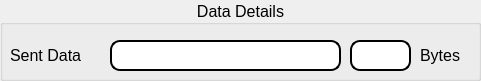
     <widget class="QGroupBox" name="groupBox_data">
      <property name="enabled">
       <bool>true</bool>
      </property>
      <property name="geometry">
       <rect>
        <x>250</x>
        <y>0</y>
        <width>481</width>
        <height>81</height>
       </rect>
      </property>
      <property name="maximumSize">
       <size>
        <width>16777210</width>
        <height>16777210</height>
       </size>
      </property>
      <property name="font">
       <font>
        <pointsize>12</pointsize>
        <weight>50</weight>
        <bold>false</bold>
       </font>
      </property>
      <property name="layoutDirection">
       <enum>Qt::LeftToRight</enum>
      </property>
      <property name="title">
       <string>Data Details</string>
      </property>
      <property name="alignment">
       <set>Qt::AlignCenter</set>
      </property>
      <property name="flat">
       <bool>false</bool>
      </property>
      <property name="checkable">
       <bool>false</bool>
      </property>
      <widget class="QLineEdit" name="lineEdit_sent_data">
       <property name="geometry">
        <rect>
         <x>110</x>
         <y>40</y>
         <width>231</width>
         <height>31</height>
        </rect>
       </property>
       <property name="font">
        <font>
         <pointsize>12</pointsize>
        </font>
       </property>
       <property name="styleSheet">
        <string notr="true">QLineEdit{
border: 2px solid rgb(0, 0, 0);
border-radius: 10px;
}</string>
       </property>
       <property name="text">
        <string/>
       </property>
       <property name="readOnly">
        <bool>true</bool>
       </property>
       <property name="placeholderText">
        <string/>
       </property>
      </widget>
      <widget class="QLabel" name="label_37">
       <property name="geometry">
        <rect>
         <x>10</x>
         <y>40</y>
         <width>101</width>
         <height>31</height>
        </rect>
       </property>
       <property name="font">
        <font>
         <pointsize>12</pointsize>
        </font>
       </property>
       <property name="text">
        <string>&lt;html&gt;&lt;head/&gt;&lt;body&gt;&lt;p&gt;Sent Data&lt;/p&gt;&lt;/body&gt;&lt;/html&gt;</string>
       </property>
      </widget>
      <widget class="QLineEdit" name="lineEdit_sent_length">
       <property name="geometry">
        <rect>
         <x>350</x>
         <y>40</y>
         <width>61</width>
         <height>31</height>
        </rect>
       </property>
       <property name="font">
        <font>
         <pointsize>12</pointsize>
        </font>
       </property>
       <property name="styleSheet">
        <string notr="true">QLineEdit{
border: 2px solid rgb(0, 0, 0);
border-radius: 10px;
}</string>
       </property>
       <property name="text">
        <string/>
       </property>
       <property name="readOnly">
        <bool>true</bool>
       </property>
       <property name="placeholderText">
        <string/>
       </property>
      </widget>
      <widget class="QLabel" name="label_50">
       <property name="geometry">
        <rect>
         <x>420</x>
         <y>40</y>
         <width>51</width>
         <height>31</height>
        </rect>
       </property>
       <property name="font">
        <font>
         <pointsize>12</pointsize>
        </font>
       </property>
       <property name="text">
        <string>&lt;html&gt;&lt;head/&gt;&lt;body&gt;&lt;p&gt;Bytes&lt;/p&gt;&lt;/body&gt;&lt;/html&gt;</string>
       </property>
      </widget>
     </widget>
